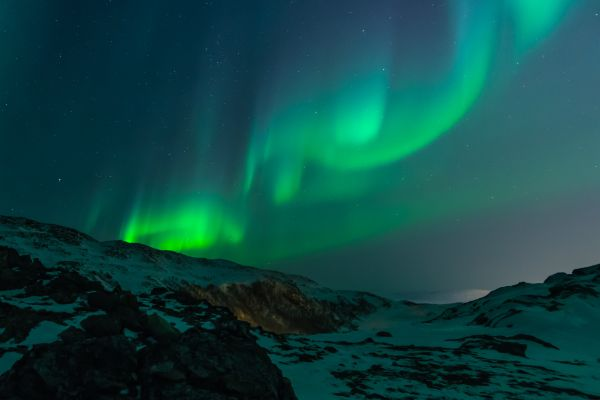
#> input picture 1.jpg, 600 x 400 px
$ python GrayLevelTransformation.py
#> lines starting #> are read from the running program, lines starting #| are printed output that depends on the picture
from PIL import Image
from pylab import *
import numpy as np
import matplotlib.pyplot as plt


# NEGATIVE IMAGE

def make_negative(im):
    im2 = 255 - im
    Image.fromarray(im2).show()

def clamp_intervals(im, start, end):
    diff = end - start
    im3 = (diff/255) * im + start # Clamp interval 100..200
    Image.fromarray(im3).show()

def image_darkener(im, level):
    im4 = 255.0 * (im/255.0) ** level # We are squaring the image in purpose of making the image darker.
    Image.fromarray(im4).show()

def bootstrap():
    photo_name = input("Enter the photo name: ")
#> the answer given: 1.jpg

    im = np.array(Image.open(photo_name).convert('L'))
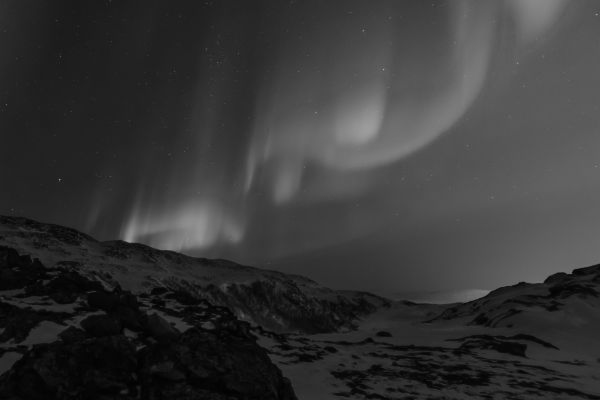
#> im: shape (400, 600); min 0, max 157, mean 54.8

    mode = input("Select mode: \n 1 - Negative \n 2 - Clamps \n 3 - Darkener \n\n")
#> the answer given: 1

    if mode == "1":
        make_negative(im)
#> in make_negative, `im2 = 255 - im`:
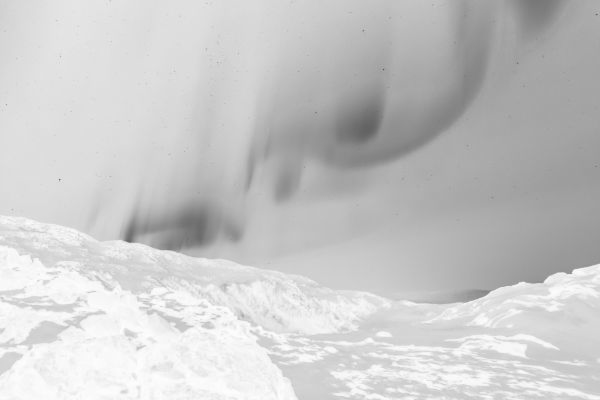
#> im2: shape (400, 600); min 98, max 255, mean 200.2
    elif mode == "2":
        start = int(input("Enter the interval start: "))
        end = int(input("Enter te interval end: "))
        clamp_intervals(im, start, end)
    elif mode == "3":
        level = int(input("Enter the darkener level: "))
        image_darkener(im, level)

if __name__ == "__main__":
    bootstrap()
